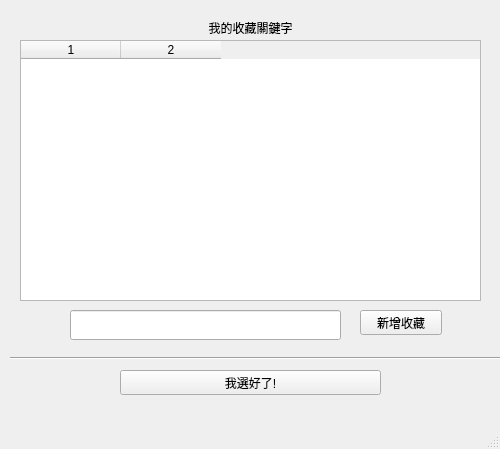
<?xml version="1.0" encoding="UTF-8"?>
<ui version="4.0">
 <class>MainWindow</class>
 <widget class="QMainWindow" name="MainWindow">
  <property name="geometry">
   <rect>
    <x>0</x>
    <y>0</y>
    <width>500</width>
    <height>449</height>
   </rect>
  </property>
  <property name="windowTitle">
   <string>MainWindow</string>
  </property>
  <widget class="QWidget" name="centralwidget">
   <widget class="QLineEdit" name="lineEdit">
    <property name="geometry">
     <rect>
      <x>70</x>
      <y>310</y>
      <width>271</width>
      <height>30</height>
     </rect>
    </property>
   </widget>
   <widget class="QLabel" name="label">
    <property name="geometry">
     <rect>
      <x>145</x>
      <y>20</y>
      <width>211</width>
      <height>16</height>
     </rect>
    </property>
    <property name="text">
     <string>我的收藏關鍵字</string>
    </property>
    <property name="alignment">
     <set>Qt::AlignCenter</set>
    </property>
   </widget>
   <widget class="QPushButton" name="pushButton">
    <property name="geometry">
     <rect>
      <x>360</x>
      <y>310</y>
      <width>82</width>
      <height>25</height>
     </rect>
    </property>
    <property name="text">
     <string>新增收藏</string>
    </property>
   </widget>
   <widget class="Line" name="line">
    <property name="geometry">
     <rect>
      <x>10</x>
      <y>350</y>
      <width>491</width>
      <height>16</height>
     </rect>
    </property>
    <property name="orientation">
     <enum>Qt::Horizontal</enum>
    </property>
   </widget>
   <widget class="QTableWidget" name="tableWidget">
    <property name="geometry">
     <rect>
      <x>20</x>
      <y>40</y>
      <width>461</width>
      <height>261</height>
     </rect>
    </property>
    <property name="alternatingRowColors">
     <bool>false</bool>
    </property>
    <property name="sortingEnabled">
     <bool>true</bool>
    </property>
    <property name="columnCount">
     <number>2</number>
    </property>
    <attribute name="horizontalHeaderCascadingSectionResizes">
     <bool>false</bool>
    </attribute>
    <column/>
    <column/>
   </widget>
   <widget class="QPushButton" name="pushButton_2">
    <property name="geometry">
     <rect>
      <x>120</x>
      <y>370</y>
      <width>261</width>
      <height>25</height>
     </rect>
    </property>
    <property name="text">
     <string>我選好了!</string>
    </property>
   </widget>
  </widget>
  <widget class="QMenuBar" name="menubar">
   <property name="geometry">
    <rect>
     <x>0</x>
     <y>0</y>
     <width>500</width>
     <height>23</height>
    </rect>
   </property>
  </widget>
  <widget class="QStatusBar" name="statusbar"/>
 </widget>
 <resources/>
 <connections/>
</ui>
